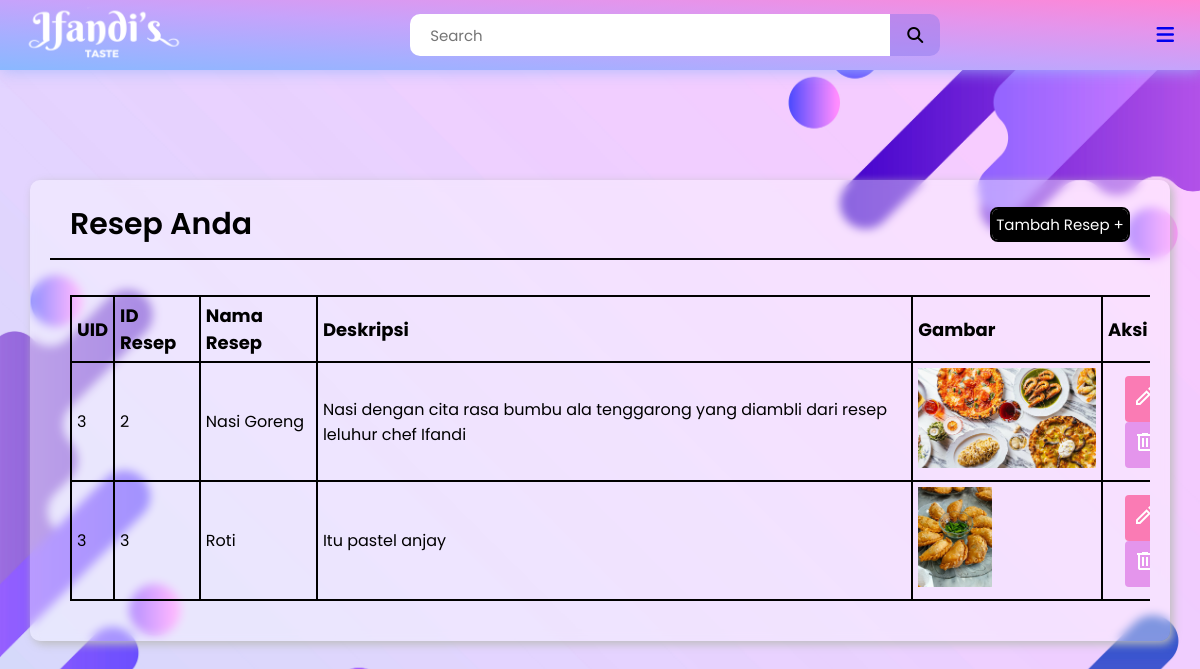
Page /views/lihat_data.php?id=3 (signed in) on the committed database.
### tables this page shows
CREATE TABLE `resep` (
  `id_resep` int(11) NOT NULL,
  `uid` int(11) NOT NULL,
  `nama_resep` varchar(255) NOT NULL,
  `deskripsi` varchar(255) NOT NULL,
  `instruksi` varchar(255) NOT NULL,
  `bahan` varchar(255) NOT NULL,
  `gambar` varchar(255) NOT NULL
);

### views/lihat_data.php (the view, shortened to what this page needs)
<?php
     require "../include/connect.php";
    $uid = $_GET['id'];
    if(isset($_POST['keyword'])){
        $keyword = $_POST['keyword'];
        $result = mysqli_query($conn, "SELECT * FROM resep WHERE nama_resep LIKE '%$keyword%' and uid='$uid'");
    } else {
        $result = mysqli_query($conn, "SELECT * FROM resep WHERE uid='$uid'");
    }
    $resep = [];
    while ($row = mysqli_fetch_assoc($result)) {
        $resep[] = $row;
    }
?>
<!DOCTYPE html>
<html lang="en">
<head>
    <link rel="stylesheet" href="../styles/dashboard.css">
</head>
<body>
    <header>
        <div class="logosec">
            <a href="dashboard.php"><img src="../assets/ifandi.png" alt="logo" class="webicon" id="webicon" height="70vh"></a>
        </div>
        <div class="searchbar">
            <form action="" method="post" style="display: flex;">
                <input type="text" name="keyword" placeholder="Search">
                <div class="searchbtn">
                    <i class="fa-solid fa-magnifying-glass"></i>
                </div>
            </form>
        </div>
        <div>
            <a href="index.php">
                <i class="fa-solid fa-bars fa-lg icn menuicn" id="menuicn"></i>
            </a>
        </div>
    </header>
    <div class="main-container">
        <div class="main">
            <div class="report-container">
                <div class="report-header">
                    <h1 class="recent-Articles">Resep Anda</h1>
                    <a href="tambah_data.php?id=<?php echo $uid?>"><button class="tambah">Tambah Resep +</button></a>
                </div>
                <div class="report-body">
                    <div class="items">
                        <table>
                        <thead>
                            <tr>
                                <th><h3 class="t-op">UID</h3></th>
                                <th><h3 class="t-op">ID Resep</h3></th>
                                <th><h3 class="t-op">Nama Resep</h3></th>
                                <th><h3 class="t-op">Deskripsi</h3></th>
                                <th><h3 class="t-op">Gambar</h3></th>
                                <th><h3 class="t-op">Aksi</h3></th>
                            </tr>
                        </thead>
                        <tbody>
                        <?php $i = 1; foreach ($resep as $rsp) :?>
                            <tr>
                                <td><?php echo $rsp['uid']; ?></td>
                                <td><?php echo $rsp['id_resep']; ?></td>
                                <td><?php echo $rsp['nama_resep']; ?> </td>
                                <td><?php echo $rsp['deskripsi']; ?></td>
                                <td><img src="../assets/uploadedImg/<?php echo $rsp['gambar']; ?>" alt="" height="100px"></td>
                                <td class="action">
                                    <a href="edit_data.php?id=<?php echo $rsp['id_resep']?>"><button class="edit-btn"><svg xmlns="http://www.w3.org/2000/svg" height="24" viewBox="0 -960 960 960" width="24" fill="white"><path d="M200-200h56l345-345-56-56-345 345v56Zm572-403L602-771l56-56q23-23 56.5-23t56.5 23l56 56q23 23 24 55.5T829-660l-57 57Zm-58 59L290-120H120v-170l424-424 170 170Zm-141-29-28-28 56 56-28-28Z"/></svg></button></a>
                                    <a href="hapus_data.php?id=<?php echo $rsp['id_resep']?>"><button class="delete-btn" onclick="confirm('Yakin ingin menghapus <?php echo $rsp['nama_resep']?>?')"><svg xmlns="http://www.w3.org/2000/svg" height="24" viewBox="0 -960 960 960" width="24" fill="white"><path d="M280-120q-33 0-56.5-23.5T200-200v-520h-40v-80h200v-40h240v40h200v80h-40v520q0 33-23.5 56.5T680-120H280Zm400-600H280v520h400v-520ZM360-280h80v-360h-80v360Zm160 0h80v-360h-80v360ZM280-720v520-520Z"/></svg></button></a>
                                </td>
                            </tr>
                        <?php $i++; endforeach; ?>
                        </tbody>
                        </table>
                    </div>
                </div>
            </div>
        </div>
    </div>
</body>
</html>

### styles/dashboard.css (style rules this page uses)
* { margin: 0; padding: 0; box-sizing: border-box; font-family: "Poppins", sans-serif; }
:root { --background-color1: #0000003f; --background-color2: #0000003f; --background-color3: #ededed; --background-color4: linear-gradient(to right top, #8ab8ff, #a6afff, #c6a3fb, #e495ec, #ff86d5); --primary-color: #ff89ef; --secondary-color: #f322c6; --Border-color: #970071; --one-use-color: #ffffff63; --two-use-color: #8d77eb78; --text: black; }
body { background: url(../assets/rm222-mind-22.jpg); background-size: cover; }
header { height: 70px; width: 100vw; padding: 0 10px; background-color: var(--one-use-color); background: linear-gradient(to right top, #8ab8ff, #a6afff, #c6a3fb, #e495ec, #ff86d5); position: fixed; z-index: 100; box-shadow: 1px 1px 15px rgba(161, 182, 253, 0.825); display: flex; justify-content: space-between; align-items: center; backdrop-filter: blur(5px); }
.icn { margin-right: 2vh; }
.menuicn { cursor: pointer; }
.searchbar, .message, .logosec { display: flex; align-items: center; justify-content: center; }
.logosec { gap: 60px; }
.searchbar input { width: 40vw; height: 42px; border-radius: 10px 0 0 10px; background-color: white; padding: 0 20px; font-size: 15px; outline: none; border: none; }
.searchbtn { width: 50px; height: 42px; display: flex; align-items: center; justify-content: center; border-radius: 0px 10px 10px 0px; background-color: #8d77eb78; cursor: pointer; }
.main-container { display: flex; width: 100vw; position: relative; top: 70px; z-index: 1; }
.main { height: calc(100vh - 70px); width: 100%; overflow-y: scroll; overflow-x: hidden; padding: 40px 30px 30px 30px; }
.report-container { min-height: 300px; max-width: 1200px; margin: 70px auto 0px auto; background-color: var(--one-use-color); border-radius: 10px; box-shadow: 3px 3px 10px rgb(188, 188, 188); padding: 0px 20px 20px 20px; backdrop-filter: blur(5px); }
.report-header { height: 80px; width: 100%; display: flex; align-items: center; justify-content: space-between; padding: 20px 20px 10px 20px; border-bottom: 2px solid var(--text); }
.recent-Articles { font-size: 30px; font-weight: 600; color: var(--text); }
.tambah { height: 35px; width: 140px; border-radius: 8px; color: white; box-shadow: inset -300px 0 0 0 black; font-size: 15px; border: 2px solid black; cursor: pointer; transition: 0.3s ease-in-out; }
.report-body { max-width: 1160px; overflow-x: auto; padding: 20px; }
table { width: 100%; text-align: left; }
table, th, td { border-collapse: collapse; border: 2px solid black; padding: 5px; }
.action { text-align: center; }
.edit-btn { background-color: #fa7bb4; padding: 8px; border: none; border-radius: 4px; cursor: pointer; }
.delete-btn { background-color: #e495ec; padding: 8px; border: none; border-radius: 4px; cursor: pointer; }
.t-op { font-size: 18px; letter-spacing: 0px; }
.items { width: 1120px; margin-top: 15px; }

### rows in the picture
resep: uid "3", id_resep "2", nama_resep "Nasi Goreng", deskripsi "Nasi dengan cita rasa bumbu ala tenggarong yang diambli dari resep leluhur chef Ifandi", gambar (picture)
resep: uid "3", id_resep "3", nama_resep "Roti", deskripsi "Itu pastel anjay", gambar (picture)
